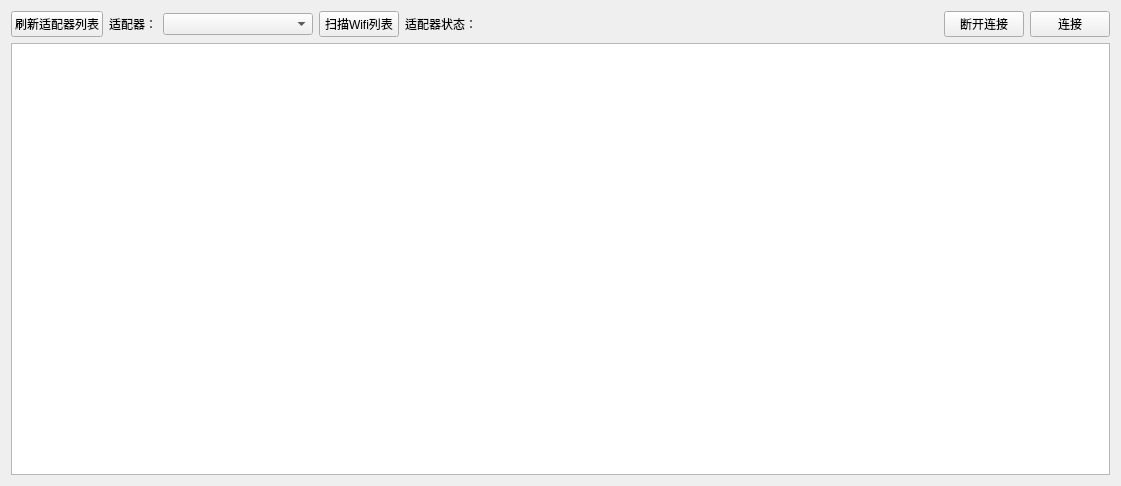
<?xml version="1.0" encoding="UTF-8"?>
<ui version="4.0">
 <class>WifiConnectTestClass</class>
 <widget class="QWidget" name="WifiConnectTestClass">
  <property name="geometry">
   <rect>
    <x>0</x>
    <y>0</y>
    <width>1121</width>
    <height>486</height>
   </rect>
  </property>
  <property name="windowTitle">
   <string>WifiConnectTest</string>
  </property>
  <layout class="QVBoxLayout" name="verticalLayout">
   <item>
    <layout class="QHBoxLayout" name="horizontalLayout">
     <item>
      <widget class="QPushButton" name="scan_adapter">
       <property name="text">
        <string>刷新适配器列表</string>
       </property>
      </widget>
     </item>
     <item>
      <widget class="QLabel" name="label">
       <property name="text">
        <string>适配器：</string>
       </property>
       <property name="alignment">
        <set>Qt::AlignRight|Qt::AlignTrailing|Qt::AlignVCenter</set>
       </property>
      </widget>
     </item>
     <item>
      <widget class="QComboBox" name="interfaceDescription">
       <property name="minimumSize">
        <size>
         <width>150</width>
         <height>0</height>
        </size>
       </property>
      </widget>
     </item>
     <item>
      <widget class="QPushButton" name="scan_wifi">
       <property name="text">
        <string>扫描Wifi列表</string>
       </property>
      </widget>
     </item>
     <item>
      <widget class="QLabel" name="label_2">
       <property name="text">
        <string>适配器状态：</string>
       </property>
      </widget>
     </item>
     <item>
      <widget class="QLabel" name="interfaceStatus">
       <property name="minimumSize">
        <size>
         <width>200</width>
         <height>0</height>
        </size>
       </property>
       <property name="text">
        <string/>
       </property>
      </widget>
     </item>
     <item>
      <spacer name="horizontalSpacer">
       <property name="orientation">
        <enum>Qt::Horizontal</enum>
       </property>
       <property name="sizeHint" stdset="0">
        <size>
         <width>40</width>
         <height>20</height>
        </size>
       </property>
      </spacer>
     </item>
     <item>
      <widget class="QPushButton" name="disconnect_tag">
       <property name="text">
        <string>断开连接</string>
       </property>
      </widget>
     </item>
     <item>
      <widget class="QPushButton" name="connect_tag">
       <property name="text">
        <string>连接</string>
       </property>
      </widget>
     </item>
    </layout>
   </item>
   <item>
    <widget class="QTableView" name="tableView"/>
   </item>
  </layout>
 </widget>
 <layoutdefault spacing="6" margin="11"/>
 <resources>
  <include location="WifiConnectTest.qrc"/>
 </resources>
 <connections/>
</ui>
